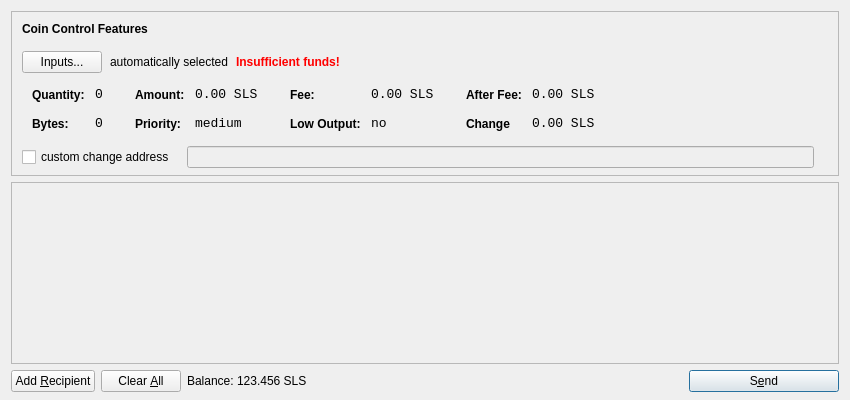
<?xml version="1.0" encoding="UTF-8"?>
<ui version="4.0">
 <class>SendCoinsDialog</class>
 <widget class="QDialog" name="SendCoinsDialog">
  <property name="geometry">
   <rect>
    <x>0</x>
    <y>0</y>
    <width>850</width>
    <height>400</height>
   </rect>
  </property>
  <property name="windowTitle">
   <string>Send Coins</string>
  </property>
  <layout class="QVBoxLayout" name="verticalLayout" stretch="0,1,0">
   <property name="bottomMargin">
    <number>8</number>
   </property>
   <item>
    <widget class="QFrame" name="frameCoinControl">
     <property name="sizePolicy">
      <sizepolicy hsizetype="Expanding" vsizetype="Expanding">
       <horstretch>0</horstretch>
       <verstretch>0</verstretch>
      </sizepolicy>
     </property>
     <property name="maximumSize">
      <size>
       <width>16777215</width>
       <height>16777215</height>
      </size>
     </property>
     <property name="frameShape">
      <enum>QFrame::StyledPanel</enum>
     </property>
     <property name="frameShadow">
      <enum>QFrame::Sunken</enum>
     </property>
     <layout class="QVBoxLayout" name="verticalLayoutCoinControl2">
      <property name="spacing">
       <number>-1</number>
      </property>
      <property name="leftMargin">
       <number>0</number>
      </property>
      <property name="topMargin">
       <number>0</number>
      </property>
      <property name="rightMargin">
       <number>0</number>
      </property>
      <property name="bottomMargin">
       <number>6</number>
      </property>
      <item>
       <layout class="QVBoxLayout" name="verticalLayoutCoinControl" stretch="0,0,0,0,1">
        <property name="spacing">
         <number>0</number>
        </property>
        <property name="leftMargin">
         <number>10</number>
        </property>
        <property name="topMargin">
         <number>10</number>
        </property>
        <item>
         <layout class="QHBoxLayout" name="horizontalLayoutCoinControl1">
          <property name="bottomMargin">
           <number>15</number>
          </property>
          <item>
           <widget class="QLabel" name="labelCoinControlFeatures">
            <property name="sizePolicy">
             <sizepolicy hsizetype="Preferred" vsizetype="Maximum">
              <horstretch>0</horstretch>
              <verstretch>0</verstretch>
             </sizepolicy>
            </property>
            <property name="font">
             <font>
              <weight>75</weight>
              <bold>true</bold>
             </font>
            </property>
            <property name="styleSheet">
             <string notr="true">font-weight:bold;</string>
            </property>
            <property name="text">
             <string>Coin Control Features</string>
            </property>
           </widget>
          </item>
         </layout>
        </item>
        <item>
         <layout class="QHBoxLayout" name="horizontalLayoutCoinControl2" stretch="0,0,0,0">
          <property name="spacing">
           <number>8</number>
          </property>
          <property name="bottomMargin">
           <number>10</number>
          </property>
          <item>
           <widget class="QPushButton" name="pushButtonCoinControl">
            <property name="styleSheet">
             <string notr="true"/>
            </property>
            <property name="text">
             <string>Inputs...</string>
            </property>
           </widget>
          </item>
          <item>
           <widget class="QLabel" name="labelCoinControlAutomaticallySelected">
            <property name="text">
             <string>automatically selected</string>
            </property>
            <property name="margin">
             <number>5</number>
            </property>
           </widget>
          </item>
          <item>
           <widget class="QLabel" name="labelCoinControlInsuffFunds">
            <property name="font">
             <font>
              <weight>75</weight>
              <bold>true</bold>
             </font>
            </property>
            <property name="styleSheet">
             <string notr="true">color:red;font-weight:bold;</string>
            </property>
            <property name="text">
             <string>Insufficient funds!</string>
            </property>
            <property name="margin">
             <number>5</number>
            </property>
           </widget>
          </item>
          <item>
           <spacer name="horizontalSpacerCoinControl">
            <property name="orientation">
             <enum>Qt::Horizontal</enum>
            </property>
            <property name="sizeHint" stdset="0">
             <size>
              <width>40</width>
              <height>1</height>
             </size>
            </property>
           </spacer>
          </item>
         </layout>
        </item>
        <item>
         <widget class="QWidget" name="widgetCoinControl" native="true">
          <property name="sizePolicy">
           <sizepolicy hsizetype="Preferred" vsizetype="Preferred">
            <horstretch>0</horstretch>
            <verstretch>0</verstretch>
           </sizepolicy>
          </property>
          <property name="minimumSize">
           <size>
            <width>0</width>
            <height>0</height>
           </size>
          </property>
          <property name="styleSheet">
           <string notr="true"/>
          </property>
          <layout class="QHBoxLayout" name="horizontalLayoutCoinControl5">
           <property name="margin">
            <number>0</number>
           </property>
           <item>
            <layout class="QHBoxLayout" name="horizontalLayoutCoinControl3" stretch="0,0,0,1">
             <property name="spacing">
              <number>20</number>
             </property>
             <property name="topMargin">
              <number>0</number>
             </property>
             <property name="bottomMargin">
              <number>10</number>
             </property>
             <item>
              <layout class="QFormLayout" name="formLayoutCoinControl1">
               <property name="horizontalSpacing">
                <number>10</number>
               </property>
               <property name="verticalSpacing">
                <number>14</number>
               </property>
               <property name="leftMargin">
                <number>10</number>
               </property>
               <property name="topMargin">
                <number>4</number>
               </property>
               <property name="rightMargin">
                <number>6</number>
               </property>
               <item row="0" column="0">
                <widget class="QLabel" name="labelCoinControlQuantityText">
                 <property name="styleSheet">
                  <string notr="true">font-weight:bold;</string>
                 </property>
                 <property name="text">
                  <string>Quantity:</string>
                 </property>
                 <property name="margin">
                  <number>0</number>
                 </property>
                </widget>
               </item>
               <item row="0" column="1">
                <widget class="QLabel" name="labelCoinControlQuantity">
                 <property name="font">
                  <font>
                   <family>Monospace</family>
                   <pointsize>10</pointsize>
                  </font>
                 </property>
                 <property name="cursor">
                  <cursorShape>IBeamCursor</cursorShape>
                 </property>
                 <property name="contextMenuPolicy">
                  <enum>Qt::ActionsContextMenu</enum>
                 </property>
                 <property name="text">
                  <string>0</string>
                 </property>
                 <property name="margin">
                  <number>0</number>
                 </property>
                 <property name="textInteractionFlags">
                  <set>Qt::LinksAccessibleByMouse|Qt::TextSelectableByKeyboard|Qt::TextSelectableByMouse</set>
                 </property>
                </widget>
               </item>
               <item row="1" column="0">
                <widget class="QLabel" name="labelCoinControlBytesText">
                 <property name="styleSheet">
                  <string notr="true">font-weight:bold;</string>
                 </property>
                 <property name="text">
                  <string>Bytes:</string>
                 </property>
                </widget>
               </item>
               <item row="1" column="1">
                <widget class="QLabel" name="labelCoinControlBytes">
                 <property name="font">
                  <font>
                   <family>Monospace</family>
                   <pointsize>10</pointsize>
                  </font>
                 </property>
                 <property name="cursor">
                  <cursorShape>IBeamCursor</cursorShape>
                 </property>
                 <property name="contextMenuPolicy">
                  <enum>Qt::ActionsContextMenu</enum>
                 </property>
                 <property name="text">
                  <string>0</string>
                 </property>
                 <property name="textInteractionFlags">
                  <set>Qt::LinksAccessibleByMouse|Qt::TextSelectableByKeyboard|Qt::TextSelectableByMouse</set>
                 </property>
                </widget>
               </item>
              </layout>
             </item>
             <item>
              <layout class="QFormLayout" name="formLayoutCoinControl2">
               <property name="horizontalSpacing">
                <number>10</number>
               </property>
               <property name="verticalSpacing">
                <number>14</number>
               </property>
               <property name="leftMargin">
                <number>6</number>
               </property>
               <property name="topMargin">
                <number>4</number>
               </property>
               <property name="rightMargin">
                <number>6</number>
               </property>
               <item row="0" column="0">
                <widget class="QLabel" name="labelCoinControlAmountText">
                 <property name="styleSheet">
                  <string notr="true">font-weight:bold;</string>
                 </property>
                 <property name="text">
                  <string>Amount:</string>
                 </property>
                 <property name="margin">
                  <number>0</number>
                 </property>
                </widget>
               </item>
               <item row="0" column="1">
                <widget class="QLabel" name="labelCoinControlAmount">
                 <property name="font">
                  <font>
                   <family>Monospace</family>
                   <pointsize>10</pointsize>
                  </font>
                 </property>
                 <property name="cursor">
                  <cursorShape>IBeamCursor</cursorShape>
                 </property>
                 <property name="contextMenuPolicy">
                  <enum>Qt::ActionsContextMenu</enum>
                 </property>
                 <property name="text">
                  <string notr="true">0.00 SLS</string>
                 </property>
                 <property name="textInteractionFlags">
                  <set>Qt::LinksAccessibleByMouse|Qt::TextSelectableByKeyboard|Qt::TextSelectableByMouse</set>
                 </property>
                </widget>
               </item>
               <item row="1" column="0">
                <widget class="QLabel" name="labelCoinControlPriorityText">
                 <property name="styleSheet">
                  <string notr="true">font-weight:bold;</string>
                 </property>
                 <property name="text">
                  <string>Priority:</string>
                 </property>
                </widget>
               </item>
               <item row="1" column="1">
                <widget class="QLabel" name="labelCoinControlPriority">
                 <property name="font">
                  <font>
                   <family>Monospace</family>
                   <pointsize>10</pointsize>
                  </font>
                 </property>
                 <property name="cursor">
                  <cursorShape>IBeamCursor</cursorShape>
                 </property>
                 <property name="contextMenuPolicy">
                  <enum>Qt::ActionsContextMenu</enum>
                 </property>
                 <property name="text">
                  <string>medium</string>
                 </property>
                 <property name="textInteractionFlags">
                  <set>Qt::LinksAccessibleByMouse|Qt::TextSelectableByKeyboard|Qt::TextSelectableByMouse</set>
                 </property>
                </widget>
               </item>
              </layout>
             </item>
             <item>
              <layout class="QFormLayout" name="formLayoutCoinControl3">
               <property name="horizontalSpacing">
                <number>10</number>
               </property>
               <property name="verticalSpacing">
                <number>14</number>
               </property>
               <property name="leftMargin">
                <number>6</number>
               </property>
               <property name="topMargin">
                <number>4</number>
               </property>
               <property name="rightMargin">
                <number>6</number>
               </property>
               <item row="0" column="0">
                <widget class="QLabel" name="labelCoinControlFeeText">
                 <property name="styleSheet">
                  <string notr="true">font-weight:bold;</string>
                 </property>
                 <property name="text">
                  <string>Fee:</string>
                 </property>
                 <property name="margin">
                  <number>0</number>
                 </property>
                </widget>
               </item>
               <item row="0" column="1">
                <widget class="QLabel" name="labelCoinControlFee">
                 <property name="font">
                  <font>
                   <family>Monospace</family>
                   <pointsize>10</pointsize>
                  </font>
                 </property>
                 <property name="cursor">
                  <cursorShape>IBeamCursor</cursorShape>
                 </property>
                 <property name="contextMenuPolicy">
                  <enum>Qt::ActionsContextMenu</enum>
                 </property>
                 <property name="text">
                  <string notr="true">0.00 SLS</string>
                 </property>
                 <property name="textInteractionFlags">
                  <set>Qt::LinksAccessibleByMouse|Qt::TextSelectableByKeyboard|Qt::TextSelectableByMouse</set>
                 </property>
                </widget>
               </item>
               <item row="1" column="0">
                <widget class="QLabel" name="labelCoinControlLowOutputText">
                 <property name="styleSheet">
                  <string notr="true">font-weight:bold;</string>
                 </property>
                 <property name="text">
                  <string>Low Output:</string>
                 </property>
                </widget>
               </item>
               <item row="1" column="1">
                <widget class="QLabel" name="labelCoinControlLowOutput">
                 <property name="font">
                  <font>
                   <family>Monospace</family>
                   <pointsize>10</pointsize>
                  </font>
                 </property>
                 <property name="cursor">
                  <cursorShape>IBeamCursor</cursorShape>
                 </property>
                 <property name="contextMenuPolicy">
                  <enum>Qt::ActionsContextMenu</enum>
                 </property>
                 <property name="text">
                  <string>no</string>
                 </property>
                 <property name="textInteractionFlags">
                  <set>Qt::LinksAccessibleByMouse|Qt::TextSelectableByKeyboard|Qt::TextSelectableByMouse</set>
                 </property>
                </widget>
               </item>
              </layout>
             </item>
             <item>
              <layout class="QFormLayout" name="formLayoutCoinControl4">
               <property name="horizontalSpacing">
                <number>10</number>
               </property>
               <property name="verticalSpacing">
                <number>14</number>
               </property>
               <property name="leftMargin">
                <number>6</number>
               </property>
               <property name="topMargin">
                <number>4</number>
               </property>
               <property name="rightMargin">
                <number>6</number>
               </property>
               <item row="0" column="0">
                <widget class="QLabel" name="labelCoinControlAfterFeeText">
                 <property name="styleSheet">
                  <string notr="true">font-weight:bold;</string>
                 </property>
                 <property name="text">
                  <string>After Fee:</string>
                 </property>
                 <property name="margin">
                  <number>0</number>
                 </property>
                </widget>
               </item>
               <item row="0" column="1">
                <widget class="QLabel" name="labelCoinControlAfterFee">
                 <property name="font">
                  <font>
                   <family>Monospace</family>
                   <pointsize>10</pointsize>
                  </font>
                 </property>
                 <property name="cursor">
                  <cursorShape>IBeamCursor</cursorShape>
                 </property>
                 <property name="contextMenuPolicy">
                  <enum>Qt::ActionsContextMenu</enum>
                 </property>
                 <property name="text">
                  <string notr="true">0.00 SLS</string>
                 </property>
                 <property name="textInteractionFlags">
                  <set>Qt::LinksAccessibleByMouse|Qt::TextSelectableByKeyboard|Qt::TextSelectableByMouse</set>
                 </property>
                </widget>
               </item>
               <item row="1" column="0">
                <widget class="QLabel" name="labelCoinControlChangeText">
                 <property name="styleSheet">
                  <string notr="true">font-weight:bold;</string>
                 </property>
                 <property name="text">
                  <string>Change</string>
                 </property>
                </widget>
               </item>
               <item row="1" column="1">
                <widget class="QLabel" name="labelCoinControlChange">
                 <property name="font">
                  <font>
                   <family>Monospace</family>
                   <pointsize>10</pointsize>
                  </font>
                 </property>
                 <property name="cursor">
                  <cursorShape>IBeamCursor</cursorShape>
                 </property>
                 <property name="contextMenuPolicy">
                  <enum>Qt::ActionsContextMenu</enum>
                 </property>
                 <property name="text">
                  <string notr="true">0.00 SLS</string>
                 </property>
                 <property name="textInteractionFlags">
                  <set>Qt::LinksAccessibleByMouse|Qt::TextSelectableByKeyboard|Qt::TextSelectableByMouse</set>
                 </property>
                </widget>
               </item>
              </layout>
             </item>
            </layout>
           </item>
          </layout>
         </widget>
        </item>
        <item>
         <layout class="QHBoxLayout" name="horizontalLayoutCoinControl4" stretch="0,0,0">
          <property name="spacing">
           <number>12</number>
          </property>
          <property name="sizeConstraint">
           <enum>QLayout::SetDefaultConstraint</enum>
          </property>
          <property name="topMargin">
           <number>5</number>
          </property>
          <property name="rightMargin">
           <number>5</number>
          </property>
          <item>
           <widget class="QCheckBox" name="checkBoxCoinControlChange">
            <property name="text">
             <string>custom change address</string>
            </property>
           </widget>
          </item>
          <item>
           <widget class="QLineEdit" name="lineEditCoinControlChange">
            <property name="enabled">
             <bool>false</bool>
            </property>
            <property name="sizePolicy">
             <sizepolicy hsizetype="Expanding" vsizetype="Fixed">
              <horstretch>0</horstretch>
              <verstretch>0</verstretch>
             </sizepolicy>
            </property>
           </widget>
          </item>
          <item>
           <widget class="QLabel" name="labelCoinControlChangeLabel">
            <property name="sizePolicy">
             <sizepolicy hsizetype="Preferred" vsizetype="Expanding">
              <horstretch>0</horstretch>
              <verstretch>0</verstretch>
             </sizepolicy>
            </property>
            <property name="minimumSize">
             <size>
              <width>0</width>
              <height>0</height>
             </size>
            </property>
            <property name="text">
             <string/>
            </property>
            <property name="margin">
             <number>3</number>
            </property>
           </widget>
          </item>
         </layout>
        </item>
        <item>
         <spacer name="verticalSpacerCoinControl">
          <property name="orientation">
           <enum>Qt::Vertical</enum>
          </property>
          <property name="sizeHint" stdset="0">
           <size>
            <width>800</width>
            <height>1</height>
           </size>
          </property>
         </spacer>
        </item>
       </layout>
      </item>
     </layout>
    </widget>
   </item>
   <item>
    <widget class="QScrollArea" name="scrollArea">
     <property name="widgetResizable">
      <bool>true</bool>
     </property>
     <widget class="QWidget" name="scrollAreaWidgetContents">
      <property name="geometry">
       <rect>
        <x>0</x>
        <y>0</y>
        <width>830</width>
        <height>165</height>
       </rect>
      </property>
      <layout class="QVBoxLayout" name="verticalLayout_2">
       <property name="margin">
        <number>0</number>
       </property>
       <item>
        <layout class="QVBoxLayout" name="entries">
         <property name="spacing">
          <number>6</number>
         </property>
        </layout>
       </item>
       <item>
        <spacer name="verticalSpacer">
         <property name="orientation">
          <enum>Qt::Vertical</enum>
         </property>
         <property name="sizeHint" stdset="0">
          <size>
           <width>20</width>
           <height>40</height>
          </size>
         </property>
        </spacer>
       </item>
      </layout>
     </widget>
    </widget>
   </item>
   <item>
    <layout class="QHBoxLayout" name="horizontalLayout">
     <item>
      <widget class="QPushButton" name="addButton">
       <property name="toolTip">
        <string>Send to multiple recipients at once</string>
       </property>
       <property name="text">
        <string>Add &amp;Recipient</string>
       </property>
       <property name="autoDefault">
        <bool>false</bool>
       </property>
      </widget>
     </item>
     <item>
      <widget class="QPushButton" name="clearButton">
       <property name="sizePolicy">
        <sizepolicy hsizetype="Minimum" vsizetype="Fixed">
         <horstretch>0</horstretch>
         <verstretch>0</verstretch>
        </sizepolicy>
       </property>
       <property name="toolTip">
        <string>Remove all transaction fields</string>
       </property>
       <property name="text">
        <string>Clear &amp;All</string>
       </property>
       <property name="autoRepeatDelay">
        <number>300</number>
       </property>
       <property name="autoDefault">
        <bool>false</bool>
       </property>
      </widget>
     </item>
     <item>
      <layout class="QHBoxLayout" name="horizontalLayout_2">
       <property name="spacing">
        <number>3</number>
       </property>
       <item>
        <widget class="QLabel" name="label">
         <property name="sizePolicy">
          <sizepolicy hsizetype="Preferred" vsizetype="Fixed">
           <horstretch>0</horstretch>
           <verstretch>0</verstretch>
          </sizepolicy>
         </property>
         <property name="text">
          <string>Balance:</string>
         </property>
        </widget>
       </item>
       <item>
        <widget class="QLabel" name="labelBalance">
         <property name="sizePolicy">
          <sizepolicy hsizetype="Preferred" vsizetype="Fixed">
           <horstretch>0</horstretch>
           <verstretch>0</verstretch>
          </sizepolicy>
         </property>
         <property name="cursor">
          <cursorShape>IBeamCursor</cursorShape>
         </property>
         <property name="text">
          <string notr="true">123.456 SLS</string>
         </property>
         <property name="textInteractionFlags">
          <set>Qt::LinksAccessibleByMouse|Qt::TextSelectableByKeyboard|Qt::TextSelectableByMouse</set>
         </property>
        </widget>
       </item>
      </layout>
     </item>
     <item>
      <spacer name="horizontalSpacer">
       <property name="orientation">
        <enum>Qt::Horizontal</enum>
       </property>
       <property name="sizeHint" stdset="0">
        <size>
         <width>40</width>
         <height>20</height>
        </size>
       </property>
      </spacer>
     </item>
     <item>
      <widget class="QPushButton" name="sendButton">
       <property name="minimumSize">
        <size>
         <width>150</width>
         <height>0</height>
        </size>
       </property>
       <property name="toolTip">
        <string>Confirm the send action</string>
       </property>
       <property name="text">
        <string>S&amp;end</string>
       </property>
       <property name="icon">
        <iconset resource="../bitcoin.qrc">
         <normaloff>:/icons/send</normaloff>:/icons/send</iconset>
       </property>
       <property name="default">
        <bool>true</bool>
       </property>
      </widget>
     </item>
    </layout>
   </item>
  </layout>
 </widget>
 <resources>
  <include location="../bitcoin.qrc"/>
 </resources>
 <connections/>
</ui>
